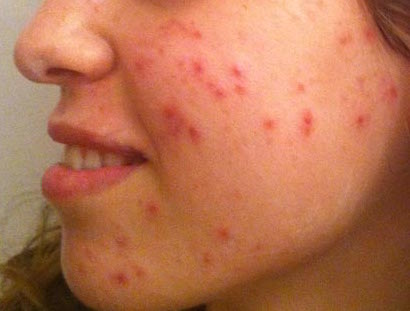
#> input picture image.jpeg, 410 x 311 px
$ jupyter execute 'Primary Notebook.ipynb'
#> lines starting #> are read from the running program, lines starting #| are printed output that depends on the picture; after the words box and inside, x2 and y2 are one past the last pixel; in counts of white or black regions, pixels touching at a corner belong together
# DIGITAL IMAGE PROCESSING FINAL PROJECT

## Automatic Acne Detection and Marking

Group Members:
- Alana Jocelyn Natania Massie (22/496239/PA/21331)
- Bagus Alwan Bambang (22/492140/PA/21072)
- Louis Widi Anandaputra (22/4922218/PA/21090)

[cell 1]
import numpy as np
import cv2
import matplotlib.pyplot as plt
import seaborn as sns

[cell 2]
image1 = cv2.imread('image.jpeg')
#> image1 is the input picture: shape (311, 410, 3); mean B, G, R 82.7, 114.8, 183.9
image2 = cv2.imread('image2.png')
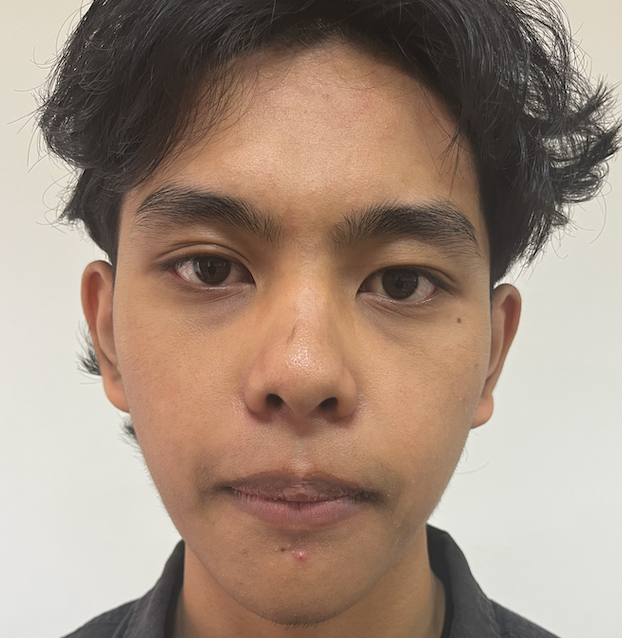
#> input picture image2.png, 622 x 638 px
#> image2 is the input picture: shape (638, 622, 3); mean B, G, R 124.7, 140, 161.2
image3 = cv2.imread('image3.jpeg')
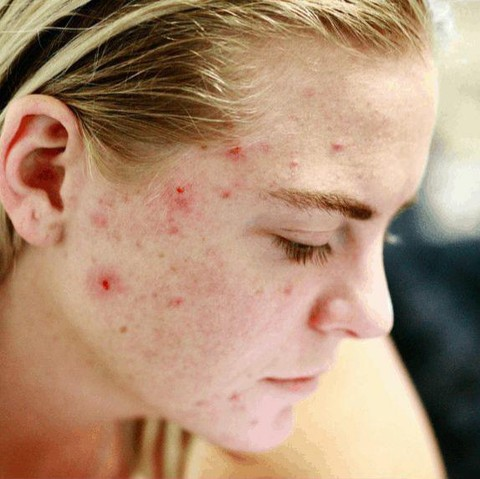
#> input picture image3.jpeg, 480 x 479 px
#> image3 is the input picture: shape (479, 480, 3); mean B, G, R 117.6, 143.1, 175.1

[cell 3]
def skin_segmentation(image, conv_kernel_size, sharpening_filter):
#> called with conv_kernel_size = 3, sharpening_filter = array of shape (3, 3)
    img = image.copy()
    # Apply Gaussian blur to the input image
    blurred_image = cv2.GaussianBlur(image, (conv_kernel_size, conv_kernel_size), 5.5)

    # Convert blurred image to HSV color space
    hsv_image = cv2.cvtColor(blurred_image, cv2.COLOR_BGR2HSV)
#> hsv_image: shape (479, 480, 3); mean H, S, V 20, 97, 176.4

    # Define lower and upper bounds for skin color in HSV
    lower_skin = np.array([0, 40, 70], dtype=np.uint8)
    upper_skin = np.array([40, 255, 255], dtype=np.uint8)

    # Create a binary mask for skin regions
    skin_mask = cv2.inRange(hsv_image, lower_skin, upper_skin)
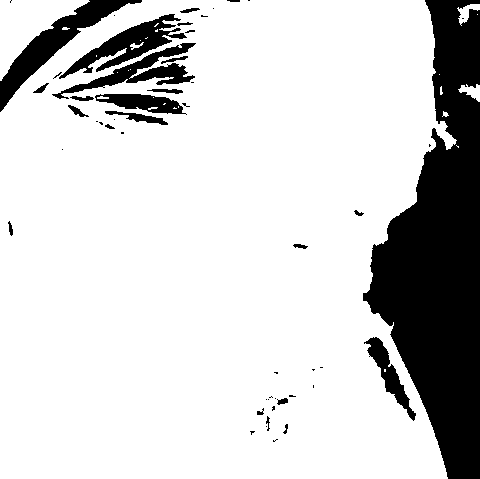
#> skin_mask: shape (479, 480); 81.8% white; 52 black regions (29 under 20 px), largest, box (x1, y1, x2, y2) and area: (363, 0, 480, 479) 30810, (0, 0, 142, 112) 3305, (59, 14, 187, 79) 2404

    # Apply morphological operations to refine the mask
    kernel = np.ones((5, 5), np.uint8)
    skin_mask = cv2.erode(skin_mask, kernel, iterations=4)
#> skin_mask: shape (479, 480); 69.9% white; 10 black regions, largest, box (x1, y1, x2, y2) and area: (355, 0, 480, 479) 39561, (0, 0, 258, 142) 23492, (242, 387, 304, 450) 2803
    skin_mask = cv2.morphologyEx(skin_mask, cv2.MORPH_OPEN, kernel)
#> skin_mask: shape (479, 480); 69.8% white; 9 black regions, largest, box (x1, y1, x2, y2) and area: (355, 0, 480, 479) 39569, (0, 0, 258, 142) 23592, (242, 359, 331, 450) 3643
    skin_mask = cv2.morphologyEx(skin_mask, cv2.MORPH_CLOSE, kernel)

    # Sharpen the sharpen_image for skin segmentation
    sharpened_image = cv2.filter2D(img, -1, kernel=sharpening_filter)
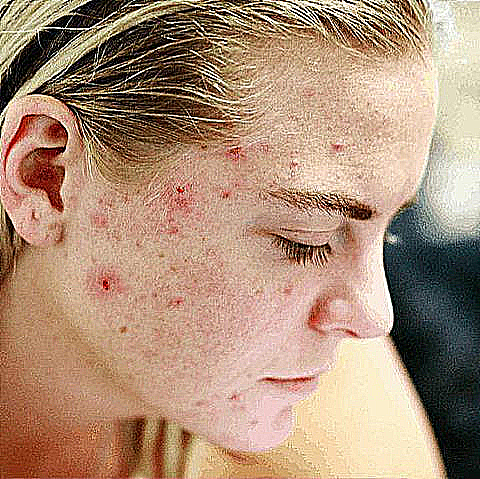
#> sharpened_image: shape (479, 480, 3); mean B, G, R 121, 144.5, 174.6

    # Bitwise AND the original image with the mask to extract skin regions
    skin_segmented = cv2.bitwise_and(sharpened_image, sharpened_image, mask=skin_mask)
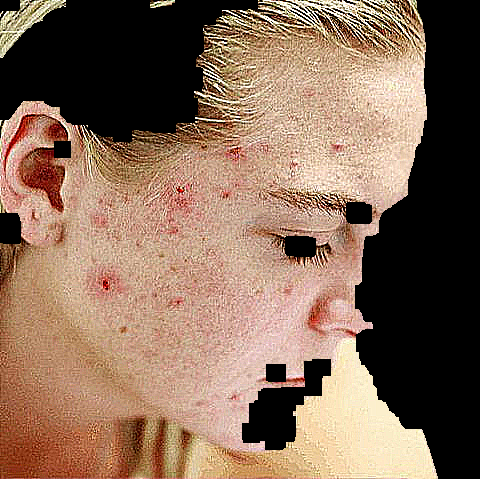
#> skin_segmented: shape (479, 480, 3); mean B, G, R 89, 108.4, 136.2

    skin_segmented = skin_segmented.astype(np.uint8)
    return skin_segmented

[cell 4]
def gaussian_kernel(kernel_size, sigma):
    kernel = np.fromfunction(lambda x, y: (1 / (2 * np.pi * sigma**2)) * np.exp(-((x - kernel_size//2)**2 + (y - kernel_size//2)**2) / (2 * sigma**2)), (kernel_size, kernel_size))
    normal = kernel / np.sum(kernel)
    return normal

[cell 5]
filter_kernel = np.array(([-1,-1,-1],
                         [-1,9,-1],
                         [-1,-1,-1]), dtype = int)

[cell 6]
thresholded_image = skin_segmentation(image3,3, filter_kernel)
fig,ax = plt.subplots(ncols = 2, figsize = (10,20))
ax[0].imshow(cv2.cvtColor(image3, cv2.COLOR_BGR2RGB))
ax[0].set_title('Original Image')
ax[0].axis(False)
ax[1].imshow(cv2.cvtColor(thresholded_image, cv2.COLOR_BGR2RGB))
ax[1].set_title('Laplacian Sharpening')
ax[1].axis(False)
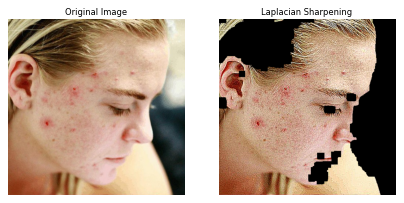
#> figure drawn by matplotlib, 2 panels

[cell 7]
# Convert RGB image to CIELab color space
lab_image = cv2.cvtColor(thresholded_image, cv2.COLOR_RGB2Lab)
#> lab_image: shape (479, 480, 3); mean of channels 0, 1, 2 112.1, 128.9, 111.4

# Extract the 'a' channel
a_channel = lab_image[:, :, 1]
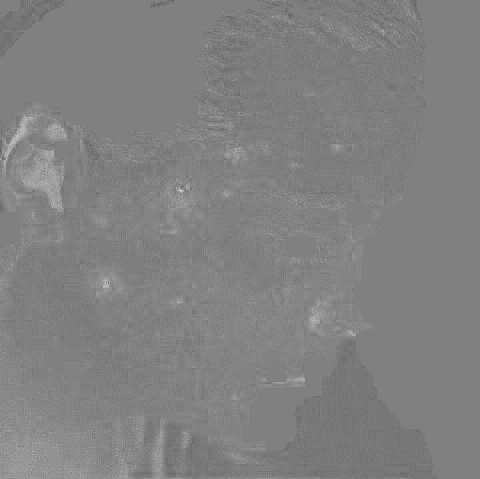
#> a_channel: shape (479, 480); min 96, max 207, mean 128.9

# Plot the 'a*' channel
plt.imshow(a_channel, cmap = 'plasma' )
plt.colorbar()
plt.title('Heat Map of a* Channel')
plt.axis(False)
plt.show()
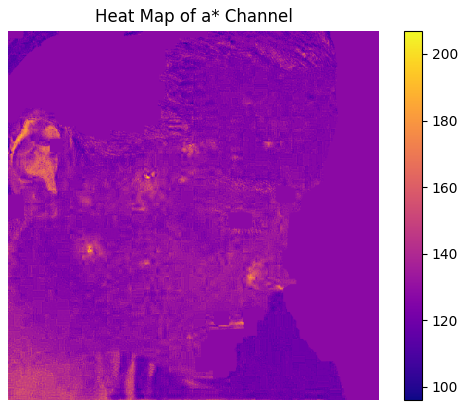
#> figure drawn by matplotlib, 2 panels

[cell 8]
# Apply Adaptive Thresholding to the 'a*' channel
_, binary_mask = cv2.threshold(a_channel, 0, 255, cv2.THRESH_BINARY + cv2.THRESH_OTSU)
#> binary_mask: shape (479, 480); 15.9% white; 4039 white regions (3907 under 20 px), largest, box (x1, y1, x2, y2) and area: (0, 348, 145, 479) 8690, (0, 102, 68, 217) 4072, (296, 224, 373, 340) 2244

# Applying morphological operations to remove small noise
kernel = cv2.getStructuringElement(cv2.MORPH_CROSS, (5, 5))
binary_mask = cv2.morphologyEx(binary_mask, cv2.MORPH_OPEN, kernel)
#> binary_mask: shape (479, 480); 6.9% white; 105 white regions (60 under 20 px), largest, box (x1, y1, x2, y2) and area: (0, 368, 136, 479) 6703, (10, 143, 65, 214) 1956, (160, 182, 204, 235) 850

# Apply the binary mask to the original segmented skin image
result_image = cv2.bitwise_and(thresholded_image, thresholded_image, mask=binary_mask)

[cell 9]
# Display the result
fig, ax = plt.subplots(ncols = 3, figsize=(10, 5))

ax[0].imshow(cv2.cvtColor(thresholded_image, cv2.COLOR_BGR2RGB))
ax[0].set_title('Segmented Image')
ax[0].axis(False)

ax[1].imshow(cv2.cvtColor(binary_mask, cv2.COLOR_BGR2RGB))
ax[1].set_title('Binary Mask through Heatmap')
ax[1].axis(False)

ax[2].imshow(cv2.cvtColor(result_image, cv2.COLOR_BGR2RGB))
ax[2].set_title('Heatmap Separation')
ax[2].axis(False)

fig.show()
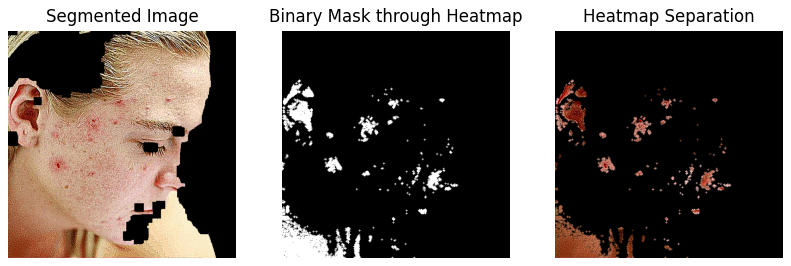
#> figure drawn by matplotlib, 3 panels

[cell 10]
# Convert the image to grayscale
gray = cv2.cvtColor(result_image, cv2.COLOR_BGR2GRAY)
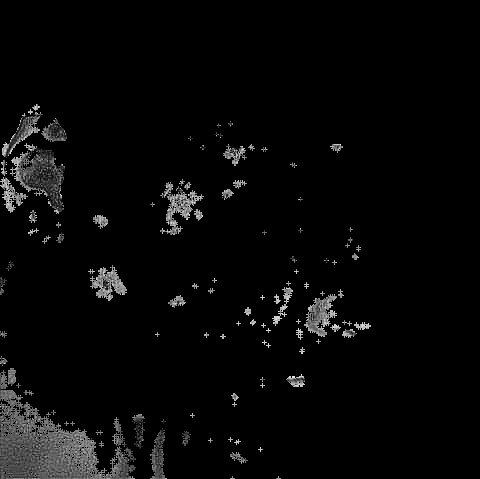
#> gray: shape (479, 480); min 0, max 237, mean 7.5

# Setup SimpleBlobDetector parameters
params = cv2.SimpleBlobDetector_Params()

# Change thresholds and other parameters as needed
params.filterByColor = True
params.minThreshold = 10
params.maxThreshold = 200
# Filter by Area
params.filterByArea = True
params.minArea = 50
params.maxArea = 1000
# Filter by Inertia
params.filterByInertia = True
params.minInertiaRatio = 0.3
# Filter by Ciruclarity
params.filterByCircularity = False
# Filter by Convexity
params.filterByConvexity = False
params.minConvexity = 0.4


# Create a detector with the parameters
detector = cv2.SimpleBlobDetector_create(params)

# Detect blobs
keypoints = detector.detect(gray)
#> keypoints = 8 keypoints; (x, y, size): (181, 204, 23.5), (11, 195, 22), (54, 133, 20.2), (234, 155, 15.9), (7, 378, 15.1), (177, 301, 11.2), (107, 284, 8.6), (23, 411, 7.9)

# Draw detected blobs as circles on the original image
blobs_image = cv2.drawKeypoints(image3, keypoints, np.array([]), (0, 0, 255),
                                 cv2.DRAW_MATCHES_FLAGS_DRAW_RICH_KEYPOINTS)

# Convert BGR image to RGB for displaying with matplotlib
blobs_image_rgb = cv2.cvtColor(blobs_image, cv2.COLOR_BGR2RGB)

# Show the image with detected blobs using matplotlib
plt.figure(figsize=(8, 6))
plt.imshow(blobs_image_rgb)
plt.title('Image with Detected Blobs')
plt.axis('off')  # Turn off axis labels and ticks

# Extract features from keypoints
blob_features = []
for kp in keypoints:
    # Extract features from each keypoint (blob)
    blob_features.append({
        'pt': kp.pt,  # Position
        'size': kp.size,  # Diameter of the blob
        'angle': kp.angle,  # Orientation
        'response': kp.response, # The detector response (can be used as a score)
    })
#> this loop made 8 passes
#> kp on passes 1 to 8: keypoint at (22.6, 411.3), size 7.9, keypoint at (10.6, 194.6), size 22, keypoint at (53.6, 132.6), size 20.2, keypoint at (7.4, 378.1), size 15.1, keypoint at (176.7, 301), size 11.2, keypoint at (106.7, 283.9), size 8.6, keypoint at (233.6, 154.9), size 15.9, keypoint at (180.7, 203.6), size 23.5
#> after the loop, blob_features = 8 items

blob_features

[cell 11]
num_blobs = len(keypoints)
#> num_blobs = 8
print(f"Number of blobs detected: {num_blobs}")
#| Number of blobs detected: 8
